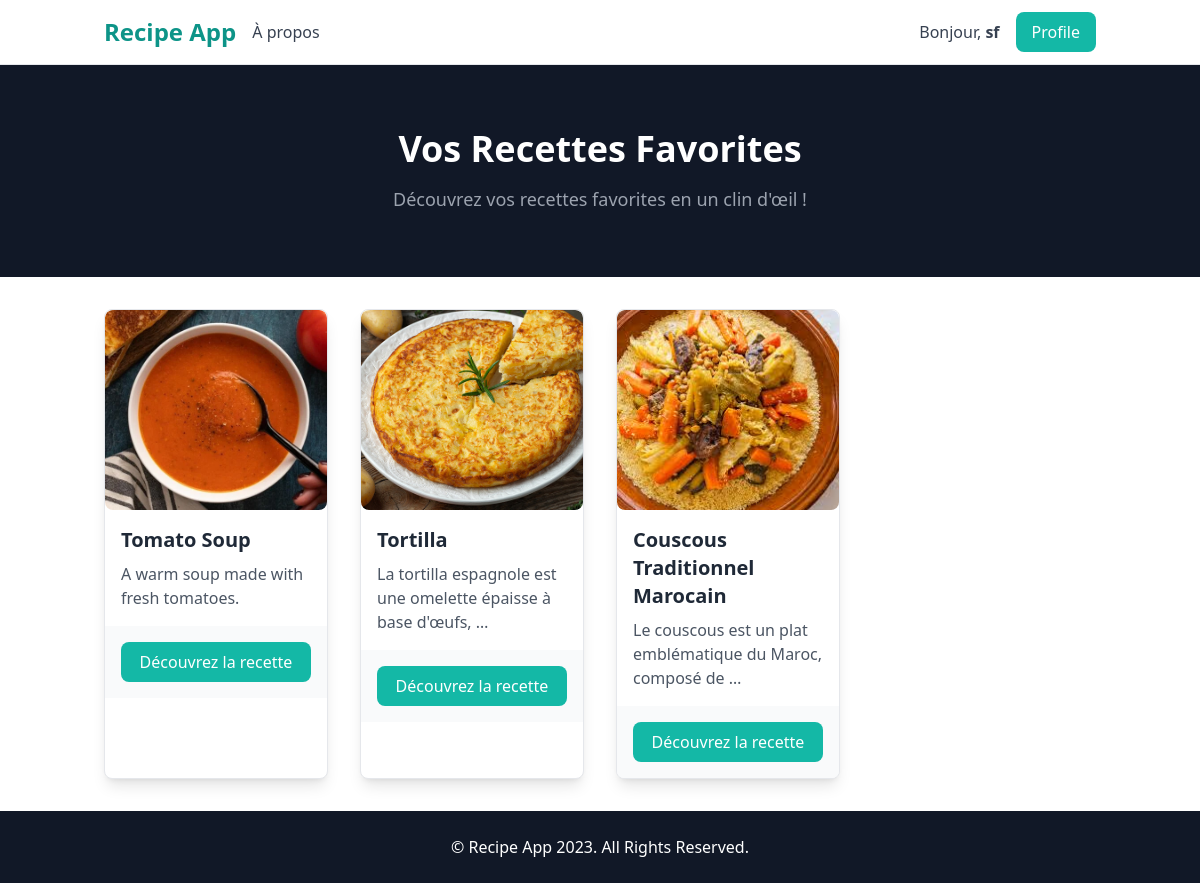
Before: /recipes/favoris/ (signed in) with the older database file.
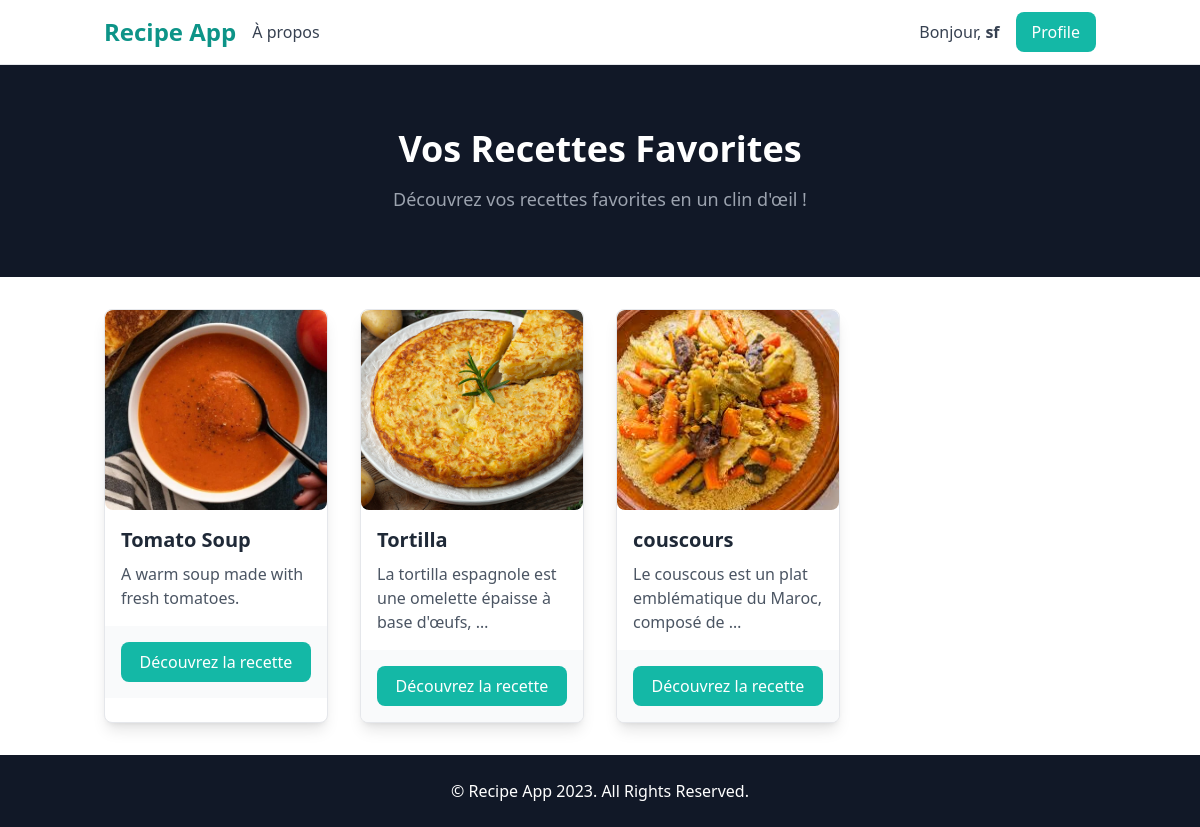
After: the same page with the newer database file.
### recipes/models.py (models this page shows, shortened)
class Favorites(models.Model):
    user = models.ForeignKey(User, on_delete=models.CASCADE)
    recette = models.ForeignKey(Recipe, on_delete=models.CASCADE)

class Recipe(models.Model):
    title = models.CharField(max_length=200)
    description = models.TextField()
    user = models.ForeignKey(User, on_delete=models.SET_NULL, null=True, blank=True)
    image = models.ImageField(upload_to='recipes_photos/',default="https://dummyimage.com/450x300/dee2e6/6c757d.jpg")

### recipes/views.py (the view)
# urls.py: path('favoris/',recipes.views.afficher_favoris, name="recettes_favorites"),
@login_required
def afficher_favoris(request):
    favoris = Favorites.objects.filter(user=request.user)
    return render(request,'recipes/favorites.html',{"favoris":favoris})

### recipes/templates/recipes/favorites.html (shortened to what this page needs)
<!DOCTYPE html>
<html lang="en">
<head>
    <script src="https://cdn.tailwindcss.com"></script>
</head>
<body class="font-sans antialiased flex flex-col min-h-screen">
    <nav class="bg-white border-b border-gray-200">
        <div class="container mx-auto px-4 py-3 flex justify-between items-center">
            <div class="flex items-center space-x-4">
                <a href="{% url 'recipes' %}" class="text-2xl font-semibold text-teal-600">Recipe App</a>
                <a href="#!" class="text-gray-700 hover:text-teal-600">À propos</a>
            </div>
            <div class="flex items-center space-x-4">
                {% if user.is_authenticated %}
                    <p class="text-gray-700">Bonjour, <span class="font-bold">{{ user.username }}</span></p>
                    <a href="{% url 'profile' %}" class="bg-teal-500 text-white hover:bg-teal-600 px-4 py-2 rounded-lg">Profile</a>
                {% else %}
                    <a href="{% url 'login' %}" class="bg-gray-800 text-white hover:bg-gray-900 px-4 py-2 rounded-lg">Se connecter</a>
                    <a href="{% url 'signup' %}" class="bg-teal-500 text-white hover:bg-teal-600 px-4 py-2 rounded-lg">S'inscrire</a>
                {% endif %}
            </div>
        </div>
    </nav>
    <header class="bg-gray-900 py-16">
        <div class="container mx-auto text-center text-white">
            <h1 class="text-4xl font-bold">Vos Recettes Favorites</h1>
            <p class="text-lg mt-4 text-gray-400">Découvrez vos recettes favorites en un clin d'œil !</p>
        </div>
    </header>
    <section class="py-8 flex-grow">
        <div class="container mx-auto px-4">
            <div class="grid grid-cols-1 md:grid-cols-2 lg:grid-cols-4 gap-8">
                {% for fav in favoris %}
                <div class="bg-white border border-gray-200 rounded-lg shadow-lg overflow-hidden hover:scale-105 transform transition">
                    <img src="../../../recipes_photos/{{fav.recette.image }}"
                                    class="w-full h-[200px] object-cover rounded-lg"
                                    onerror="this.onerror=null; this.src='https://dummyimage.com/450x300/dee2e6/6c757d.jpg';">
                    <div class="p-4">
                        <h2 class="text-xl font-semibold text-gray-800">{{ fav.recette.title }}</h2>
                        <p class="text-gray-600 mt-2">{{ fav.recette.description|truncatewords:10 }}</p>
                    </div>
                    <div class="p-4 bg-gray-50">
                        <a href="{% url 'recette_info' fav.recette.id %}" class="bg-teal-500 text-white hover:bg-teal-600 px-4 py-2 block text-center rounded-lg">Découvrez la recette</a>
                    </div>
                </div>
                {% empty %}
                    <p class="text-center text-gray-700">Aucune recette favorite trouvée.</p>
                {% endfor %}
            </div>
        </div>
    </section>
    <footer class="bg-gray-900 py-6 mt-auto">
        <div class="container mx-auto text-center text-white">
            <p>&copy; Recipe App 2023. All Rights Reserved.</p>
        </div>
    </footer>
</body>
</html>

Changed rows visible on the page:
removed Favorites: recette.image (picture), recette "Couscous Traditionnel Marocain", recette.description "Le couscous est un plat emblématique du Maroc, composé de …"
added Favorites: recette.image (picture), recette "couscours", recette.description "Le couscous est un plat emblématique du Maroc, composé de …"
